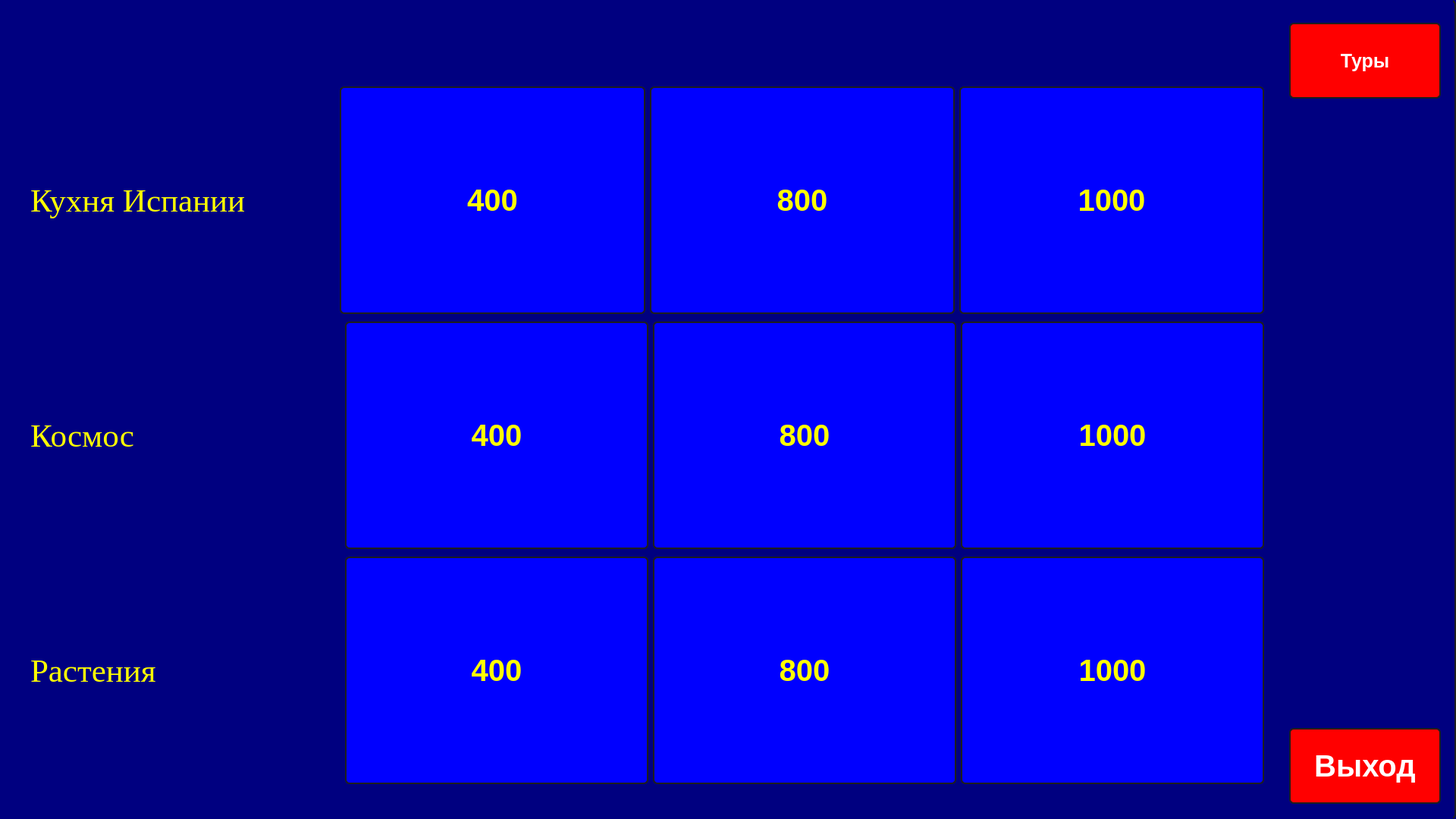
<?xml version="1.0" encoding="UTF-8"?>
<ui version="4.0">
 <class>thirdwindow2</class>
 <widget class="QDialog" name="thirdwindow2">
  <property name="geometry">
   <rect>
    <x>0</x>
    <y>0</y>
    <width>1920</width>
    <height>1080</height>
   </rect>
  </property>
  <property name="windowTitle">
   <string>Dialog</string>
  </property>
  <property name="styleSheet">
   <string notr="true">QDialog
{
font-weight: bold;
    color: yellow;
    background-color: navy;
    border-width: 2px;
    border-color: #1e1e1e;
    border-style: solid;
    border-radius: 6;
    padding: 3px;
    font-size: 40px;
    padding-left: 5px;
    padding-right: 5px;
}</string>
  </property>
  <widget class="QWidget" name="layoutWidget">
   <property name="geometry">
    <rect>
     <x>40</x>
     <y>110</y>
     <width>1627</width>
     <height>928</height>
    </rect>
   </property>
   <layout class="QVBoxLayout" name="verticalLayout">
    <item>
     <layout class="QHBoxLayout" name="horizontalLayout_4">
      <item>
       <layout class="QHBoxLayout" name="horizontalLayout">
        <item>
         <widget class="QLabel" name="label">
          <property name="minimumSize">
           <size>
            <width>400</width>
            <height>200</height>
           </size>
          </property>
          <property name="font">
           <font>
            <family>Times New Roman</family>
            <pointsize>32</pointsize>
           </font>
          </property>
          <property name="styleSheet">
           <string notr="true">color: rgb(255, 255, 0);</string>
          </property>
          <property name="text">
           <string>Кухня Испании</string>
          </property>
         </widget>
        </item>
        <item>
         <widget class="QPushButton" name="pushButton">
          <property name="minimumSize">
           <size>
            <width>400</width>
            <height>300</height>
           </size>
          </property>
          <property name="font">
           <font>
            <pointsize>-1</pointsize>
            <weight>75</weight>
            <bold>true</bold>
           </font>
          </property>
          <property name="toolTip">
           <string>&lt;html&gt;&lt;head/&gt;&lt;body&gt;&lt;p&gt;&lt;span style=&quot; font-size:20pt; font-weight:600; color:#ffff00;&quot;&gt;200&lt;/span&gt;&lt;/p&gt;&lt;/body&gt;&lt;/html&gt;</string>
          </property>
          <property name="styleSheet">
           <string notr="true">QPushButton
{
font-weight: bold;
    color: yellow;
    background-color: blue;
    border-width: 2px;
    border-color: #1e1e1e;
    border-style: solid;
    border-radius: 6;
    padding: 3px;
    font-size: 40px;
    padding-left: 5px;
    padding-right: 5px;
}

QPushButton:pressed
{
    background-color: QLinearGradient( x1: 0, y1: 0, x2: 0, y2: 1, stop: 0 #2d2d2d, stop: 0.1 #2b2b2b, stop: 0.5 #292929, stop: 0.9 #282828, stop: 1 #252525);
}

QPushButton:hover
{
    border: 2px solid QLinearGradient( x1: 0, y1: 0, x2: 0, y2: 1, stop: 0 #ffa02f, stop: 1 #d7801a);
}

QPushButton:focus {
    border-color: yellow;
   outline: none;
}</string>
          </property>
          <property name="text">
           <string>400</string>
          </property>
         </widget>
        </item>
        <item>
         <widget class="QPushButton" name="pushButton_2">
          <property name="minimumSize">
           <size>
            <width>400</width>
            <height>300</height>
           </size>
          </property>
          <property name="styleSheet">
           <string notr="true">QPushButton
{
font-weight: bold;
    color: yellow;
    background-color: blue;
    border-width: 2px;
    border-color: #1e1e1e;
    border-style: solid;
    border-radius: 6;
    padding: 3px;
    font-size: 40px;
    padding-left: 5px;
    padding-right: 5px;
}

QPushButton:pressed
{
    background-color: QLinearGradient( x1: 0, y1: 0, x2: 0, y2: 1, stop: 0 #2d2d2d, stop: 0.1 #2b2b2b, stop: 0.5 #292929, stop: 0.9 #282828, stop: 1 #252525);
}

QPushButton:hover
{
    border: 2px solid QLinearGradient( x1: 0, y1: 0, x2: 0, y2: 1, stop: 0 #ffa02f, stop: 1 #d7801a);
}

QPushButton:focus {
    border-color: yellow;
   outline: none;
}</string>
          </property>
          <property name="text">
           <string>800</string>
          </property>
         </widget>
        </item>
        <item>
         <widget class="QPushButton" name="pushButton_3">
          <property name="minimumSize">
           <size>
            <width>400</width>
            <height>300</height>
           </size>
          </property>
          <property name="styleSheet">
           <string notr="true">QPushButton
{
font-weight: bold;
    color: yellow;
    background-color: blue;
    border-width: 2px;
    border-color: #1e1e1e;
    border-style: solid;
    border-radius: 6;
    padding: 3px;
    font-size: 40px;
    padding-left: 5px;
    padding-right: 5px;
}

QPushButton:pressed
{
    background-color: QLinearGradient( x1: 0, y1: 0, x2: 0, y2: 1, stop: 0 #2d2d2d, stop: 0.1 #2b2b2b, stop: 0.5 #292929, stop: 0.9 #282828, stop: 1 #252525);
}

QPushButton:hover
{
    border: 2px solid QLinearGradient( x1: 0, y1: 0, x2: 0, y2: 1, stop: 0 #ffa02f, stop: 1 #d7801a);
}

QPushButton:focus {
    border-color: yellow;
   outline: none;
}</string>
          </property>
          <property name="text">
           <string>1000</string>
          </property>
         </widget>
        </item>
       </layout>
      </item>
     </layout>
    </item>
    <item>
     <layout class="QHBoxLayout" name="horizontalLayout_5">
      <item>
       <widget class="QLabel" name="label_3">
        <property name="minimumSize">
         <size>
          <width>400</width>
          <height>200</height>
         </size>
        </property>
        <property name="font">
         <font>
          <family>Times New Roman</family>
          <pointsize>32</pointsize>
         </font>
        </property>
        <property name="styleSheet">
         <string notr="true">
color: rgb(255, 255, 0);</string>
        </property>
        <property name="text">
         <string>Космос</string>
        </property>
       </widget>
      </item>
      <item>
       <layout class="QHBoxLayout" name="horizontalLayout_2">
        <item>
         <widget class="QPushButton" name="pushButton_4">
          <property name="minimumSize">
           <size>
            <width>400</width>
            <height>300</height>
           </size>
          </property>
          <property name="styleSheet">
           <string notr="true">QPushButton
{
font-weight: bold;
    color: yellow;
    background-color: blue;
    border-width: 2px;
    border-color: #1e1e1e;
    border-style: solid;
    border-radius: 6;
    padding: 3px;
    font-size: 40px;
    padding-left: 5px;
    padding-right: 5px;
}

QPushButton:pressed
{
    background-color: QLinearGradient( x1: 0, y1: 0, x2: 0, y2: 1, stop: 0 #2d2d2d, stop: 0.1 #2b2b2b, stop: 0.5 #292929, stop: 0.9 #282828, stop: 1 #252525);
}

QPushButton:hover
{
    border: 2px solid QLinearGradient( x1: 0, y1: 0, x2: 0, y2: 1, stop: 0 #ffa02f, stop: 1 #d7801a);
}

QPushButton:focus {
    border-color: yellow;
   outline: none;
}</string>
          </property>
          <property name="text">
           <string>400</string>
          </property>
         </widget>
        </item>
        <item>
         <widget class="QPushButton" name="pushButton_5">
          <property name="minimumSize">
           <size>
            <width>400</width>
            <height>300</height>
           </size>
          </property>
          <property name="styleSheet">
           <string notr="true">QPushButton
{
font-weight: bold;
    color: yellow;
    background-color: blue;
    border-width: 2px;
    border-color: #1e1e1e;
    border-style: solid;
    border-radius: 6;
    padding: 3px;
    font-size: 40px;
    padding-left: 5px;
    padding-right: 5px;
}

QPushButton:pressed
{
    background-color: QLinearGradient( x1: 0, y1: 0, x2: 0, y2: 1, stop: 0 #2d2d2d, stop: 0.1 #2b2b2b, stop: 0.5 #292929, stop: 0.9 #282828, stop: 1 #252525);
}

QPushButton:hover
{
    border: 2px solid QLinearGradient( x1: 0, y1: 0, x2: 0, y2: 1, stop: 0 #ffa02f, stop: 1 #d7801a);
}

QPushButton:focus {
    border-color: yellow;
   outline: none;
}</string>
          </property>
          <property name="text">
           <string>800</string>
          </property>
         </widget>
        </item>
        <item>
         <widget class="QPushButton" name="pushButton_6">
          <property name="minimumSize">
           <size>
            <width>400</width>
            <height>300</height>
           </size>
          </property>
          <property name="styleSheet">
           <string notr="true">QPushButton
{
font-weight: bold;
    color: yellow;
    background-color: blue;
    border-width: 2px;
    border-color: #1e1e1e;
    border-style: solid;
    border-radius: 6;
    padding: 3px;
    font-size: 40px;
    padding-left: 5px;
    padding-right: 5px;
}

QPushButton:pressed
{
    background-color: QLinearGradient( x1: 0, y1: 0, x2: 0, y2: 1, stop: 0 #2d2d2d, stop: 0.1 #2b2b2b, stop: 0.5 #292929, stop: 0.9 #282828, stop: 1 #252525);
}

QPushButton:hover
{
    border: 2px solid QLinearGradient( x1: 0, y1: 0, x2: 0, y2: 1, stop: 0 #ffa02f, stop: 1 #d7801a);
}

QPushButton:focus {
    border-color: yellow;
   outline: none;
}</string>
          </property>
          <property name="text">
           <string>1000</string>
          </property>
         </widget>
        </item>
       </layout>
      </item>
     </layout>
    </item>
    <item>
     <layout class="QHBoxLayout" name="horizontalLayout_6">
      <item>
       <widget class="QLabel" name="label_2">
        <property name="minimumSize">
         <size>
          <width>400</width>
          <height>200</height>
         </size>
        </property>
        <property name="font">
         <font>
          <family>Times New Roman</family>
          <pointsize>32</pointsize>
          <italic>false</italic>
          <strikeout>false</strikeout>
         </font>
        </property>
        <property name="styleSheet">
         <string notr="true">color: rgb(255, 255, 0);</string>
        </property>
        <property name="text">
         <string>Растения</string>
        </property>
        <property name="wordWrap">
         <bool>false</bool>
        </property>
       </widget>
      </item>
      <item>
       <layout class="QHBoxLayout" name="horizontalLayout_3">
        <item>
         <widget class="QPushButton" name="pushButton_7">
          <property name="minimumSize">
           <size>
            <width>400</width>
            <height>300</height>
           </size>
          </property>
          <property name="styleSheet">
           <string notr="true">QPushButton
{
font-weight: bold;
    color: yellow;
    background-color: blue;
    border-width: 2px;
    border-color: #1e1e1e;
    border-style: solid;
    border-radius: 6;
    padding: 3px;
    font-size: 40px;
    padding-left: 5px;
    padding-right: 5px;
}

QPushButton:pressed
{
    background-color: QLinearGradient( x1: 0, y1: 0, x2: 0, y2: 1, stop: 0 #2d2d2d, stop: 0.1 #2b2b2b, stop: 0.5 #292929, stop: 0.9 #282828, stop: 1 #252525);
}

QPushButton:hover
{
    border: 2px solid QLinearGradient( x1: 0, y1: 0, x2: 0, y2: 1, stop: 0 #ffa02f, stop: 1 #d7801a);
}

QPushButton:focus {
    border-color: yellow;
   outline: none;
}</string>
          </property>
          <property name="text">
           <string>400</string>
          </property>
         </widget>
        </item>
        <item>
         <widget class="QPushButton" name="pushButton_8">
          <property name="minimumSize">
           <size>
            <width>400</width>
            <height>300</height>
           </size>
          </property>
          <property name="styleSheet">
           <string notr="true">QPushButton
{
font-weight: bold;
    color: yellow;
    background-color: blue;
    border-width: 2px;
    border-color: #1e1e1e;
    border-style: solid;
    border-radius: 6;
    padding: 3px;
    font-size: 40px;
    padding-left: 5px;
    padding-right: 5px;
}

QPushButton:pressed
{
    background-color: QLinearGradient( x1: 0, y1: 0, x2: 0, y2: 1, stop: 0 #2d2d2d, stop: 0.1 #2b2b2b, stop: 0.5 #292929, stop: 0.9 #282828, stop: 1 #252525);
}

QPushButton:hover
{
    border: 2px solid QLinearGradient( x1: 0, y1: 0, x2: 0, y2: 1, stop: 0 #ffa02f, stop: 1 #d7801a);
}

QPushButton:focus {
    border-color: yellow;
   outline: none;
}</string>
          </property>
          <property name="text">
           <string>800</string>
          </property>
         </widget>
        </item>
        <item>
         <widget class="QPushButton" name="pushButton_9">
          <property name="minimumSize">
           <size>
            <width>400</width>
            <height>300</height>
           </size>
          </property>
          <property name="styleSheet">
           <string notr="true">QPushButton
{
font-weight: bold;
    color: yellow;
    background-color: blue;
    border-width: 2px;
    border-color: #1e1e1e;
    border-style: solid;
    border-radius: 6;
    padding: 3px;
    font-size: 40px;
    padding-left: 5px;
    padding-right: 5px;
}

QPushButton:pressed
{
    background-color: QLinearGradient( x1: 0, y1: 0, x2: 0, y2: 1, stop: 0 #2d2d2d, stop: 0.1 #2b2b2b, stop: 0.5 #292929, stop: 0.9 #282828, stop: 1 #252525);
}

QPushButton:hover
{
    border: 2px solid QLinearGradient( x1: 0, y1: 0, x2: 0, y2: 1, stop: 0 #ffa02f, stop: 1 #d7801a);
}

QPushButton:focus {
    border-color: yellow;
   outline: none;
}</string>
          </property>
          <property name="text">
           <string>1000</string>
          </property>
         </widget>
        </item>
       </layout>
      </item>
     </layout>
    </item>
   </layout>
  </widget>
  <widget class="QPushButton" name="pushButton_10">
   <property name="geometry">
    <rect>
     <x>1700</x>
     <y>960</y>
     <width>200</width>
     <height>100</height>
    </rect>
   </property>
   <property name="minimumSize">
    <size>
     <width>200</width>
     <height>100</height>
    </size>
   </property>
   <property name="font">
    <font>
     <pointsize>-1</pointsize>
     <weight>75</weight>
     <bold>true</bold>
    </font>
   </property>
   <property name="styleSheet">
    <string notr="true">QPushButton
{
font-weight: bold;
    color: white;
    background-color: Red;
    border-width: 2px;
    border-color: #1e1e1e;
    border-style: solid;
    border-radius: 6;
    padding: 3px;
    font-size: 40px;
    padding-left: 5px;
    padding-right: 5px;
}

QPushButton:pressed
{
    background-color: QLinearGradient( x1: 0, y1: 0, x2: 0, y2: 1, stop: 0 #2d2d2d, stop: 0.1 #2b2b2b, stop: 0.5 #292929, stop: 0.9 #282828, stop: 1 #252525);
}

QPushButton:hover
{
    border: 2px solid QLinearGradient( x1: 0, y1: 0, x2: 0, y2: 1, stop: 0 #ffa02f, stop: 1 #d7801a);
}

QPushButton:focus {
    border-color: yellow;
   outline: none;
}</string>
   </property>
   <property name="text">
    <string>Выход</string>
   </property>
  </widget>
  <widget class="QPushButton" name="pushButton_11">
   <property name="geometry">
    <rect>
     <x>1700</x>
     <y>30</y>
     <width>200</width>
     <height>100</height>
    </rect>
   </property>
   <property name="font">
    <font>
     <pointsize>-1</pointsize>
     <weight>75</weight>
     <bold>true</bold>
    </font>
   </property>
   <property name="styleSheet">
    <string notr="true">QPushButton
{
font-weight: bold;
    color: white;
    background-color: Red;
    border-width: 2px;
    border-color: #1e1e1e;
    border-style: solid;
    border-radius: 6;
    padding: 3px;
    font-size: 25px;
    padding-left: 5px;
    padding-right: 5px;
}

QPushButton:pressed
{
    background-color: QLinearGradient( x1: 0, y1: 0, x2: 0, y2: 1, stop: 0 #2d2d2d, stop: 0.1 #2b2b2b, stop: 0.5 #292929, stop: 0.9 #282828, stop: 1 #252525);
}

QPushButton:hover
{
    border: 2px solid QLinearGradient( x1: 0, y1: 0, x2: 0, y2: 1, stop: 0 #ffa02f, stop: 1 #d7801a);
}

QPushButton:focus {
    border-color: yellow;
   outline: none;
}</string>
   </property>
   <property name="text">
    <string>Туры</string>
   </property>
  </widget>
  <widget class="QLabel" name="label_4">
   <property name="geometry">
    <rect>
     <x>-4</x>
     <y>0</y>
     <width>1920</width>
     <height>1200</height>
    </rect>
   </property>
   <property name="styleSheet">
    <string notr="true">QLabel
{
	background: navy;
}</string>
   </property>
   <property name="text">
    <string/>
   </property>
   <property name="pixmap">
    <pixmap>../../kraska_art_polosy_pyatna_117030_1920x1200.jpg</pixmap>
   </property>
  </widget>
  <zorder>label_4</zorder>
  <zorder>layoutWidget</zorder>
  <zorder>pushButton_10</zorder>
  <zorder>pushButton_11</zorder>
 </widget>
 <resources/>
 <connections/>
</ui>
